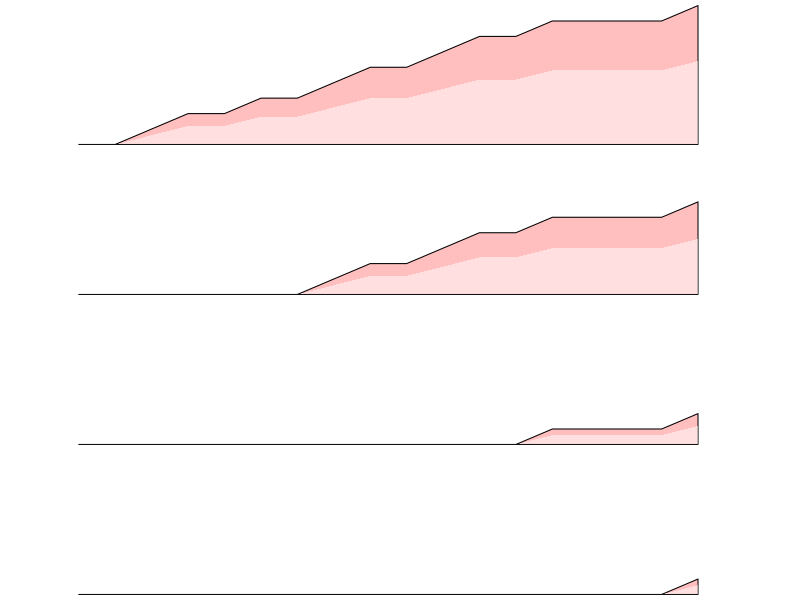

Write R code to recreate this figure.
x <- c(0,0,1,1,0,1,0,1,1,0,1,1,0,1,0,0,0,1)

# plot(cumsum(x), type='S',ann=FALSE, axes=FALSE,lwd=2)

par(mfrow=c(4,1), mar = c(0,1,0,0))

for (i in c(0,6,12,15)){
  fff <- i
  # plot(c(rep(0,fff), cumsum(x[fff:length(x)])), type='S',ann=FALSE, axes=FALSE,lwd=2, ylim=c(0,max(cumsum(x))))
  plot(1,1,cex=0, xlim=c(0,20), ylim=c(0,max(cumsum(x))), ann = FALSE, axes = FALSE)
  
  polygon(c(1:length(cumsum(x)), length(cumsum(x)):1),
          c(c(rep(0,fff), cumsum(x[(fff+1):length(x)])), rep(0,length(cumsum(x)))),
          col = rgb(1,0,0,0.25))
  
  polygon(c(1:length(cumsum(x)), length(cumsum(x)):1),
          c(c(rep(0,fff), cumsum(x[(fff+1):length(x)]))* 0.6, rep(0,length(cumsum(x)))),
          col = rgb(1,1,1,0.5), border = FALSE)
  # points(1:length(cumsum(x)),c(c(rep(0,fff), cumsum(x[(fff+1):length(x)]))) * 0.4,
         # type ='l',lty=3)
}




